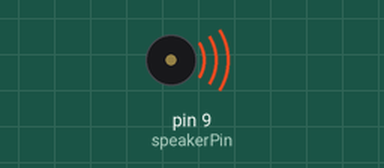
The sketch below on a simulated Arduino Uno, built with avr-gcc and run on an emulated ATmega328P. Parts: buzzer (waves = sounding).

Above: at 0.2 s.
At 5.35 s:
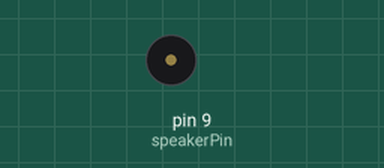
Timing chart, 0 to 5.7 s (numbered marks = the images above):
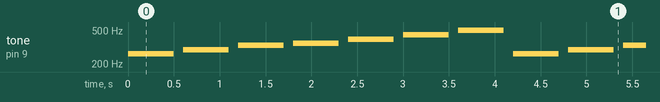

Measured:
- by itself, tone on pin 9 (speakerPin): repeats every 4.2 s: silent 0.10 s, 294 Hz 0.50 s, silent 0.10 s, 330 Hz 0.50 s, silent 0.10 s, 349 Hz 0.50 s, silent 0.10 s, 392 Hz 0.50 s, silent 0.10 s, 440 Hz 0.50 s, silent 0.10 s, 494 Hz 0.50 s, silent 0.10 s, 262 Hz 0.50 s

The sketch:

Test_PAM8302.ino
```cpp
// Pin für den Lautsprecher oder Verstärker, der mit dem PAM8302 verbunden ist
const int speakerPin = 9;

// Frequenzen in Hertz (Hz), die abgespielt werden sollen
const int frequencies[] = {262, 294, 330, 349, 392, 440, 494}; // C, D, E, F, G, A, B

// Dauer jeder Frequenz (in Millisekunden)
const int duration = 500;

void setup() {
  // Lautsprecher Pin als Ausgang festlegen
  pinMode(speakerPin, OUTPUT);
}

void loop() {
  // Schleife durch die Frequenzen
  for (int i = 0; i < sizeof(frequencies) / sizeof(frequencies[0]); i++) {
    tone(speakerPin, frequencies[i], duration); // Ton mit der Frequenz ausgeben
    delay(duration + 100); // Wartezeit zwischen den Frequenzen (100 ms Pause)
  }
}
```
